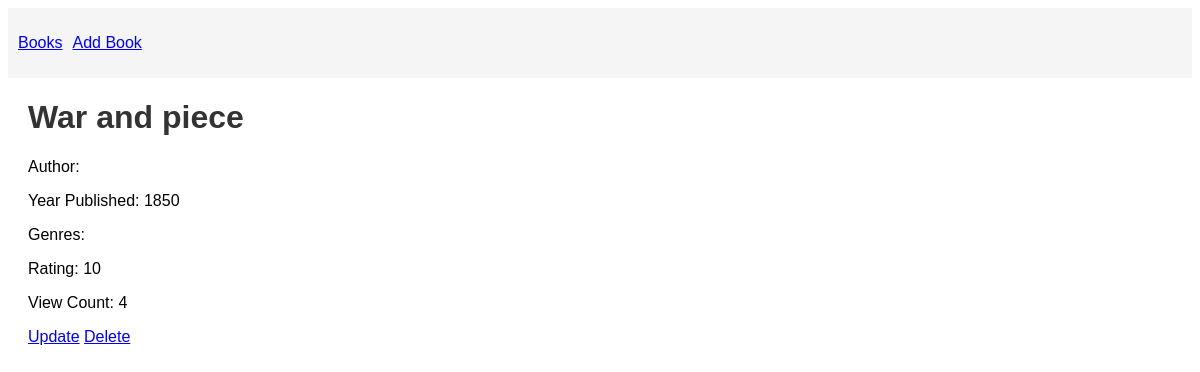
Screenshot of /war_and_piece/ with the database file from the repository.
### books/models.py (models this page shows, shortened)
class Book(models.Model):
    title = models.CharField(max_length=100)
    slug = models.SlugField(unique=True)
    author = models.CharField(max_length=100)
    year_published = models.IntegerField()
    genres = models.CharField(max_length=100)
    rating = models.IntegerField(choices=[(i, i) for i in range(1, 11)])
    view_count = models.IntegerField(default=0)

### books/views.py (the view)
# urls.py: path('<slug:slug>/', views.book_detail, name='book_detail'),
def book_detail(request, slug):
    book = get_object_or_404(Book, slug=slug)
    book.view_count += 1
    book.save()
    return render(request, 'books/book_detail.html', {'book': book})

### books/templates/books/book_detail.html
{% extends 'books/base.html' %}
{% block content %}
    <h1>{{ book.title }}</h1>
    <p>Author: {{ book.author }}</p>
    <p>Year Published: {{ book.year_published }}</p>
    <p>Genres: {{ book.genres }}</p>
    <p>Rating: {{ book.rating }}</p>
    <p>View Count: {{ book.view_count }}</p>
    <a href="{% url 'book_update' slug=book.slug %}">Update</a>
    <a href="{% url 'book_delete' slug=book.slug %}">Delete</a>
{% endblock %}

### books/templates/static/css/styles.css (style rules this page uses)
body { font-family: Arial, sans-serif; }
h1 { color: #333; }

### rows the page displays
Book: title "War and piece", year_published "1850", rating "10", view_count "4"
